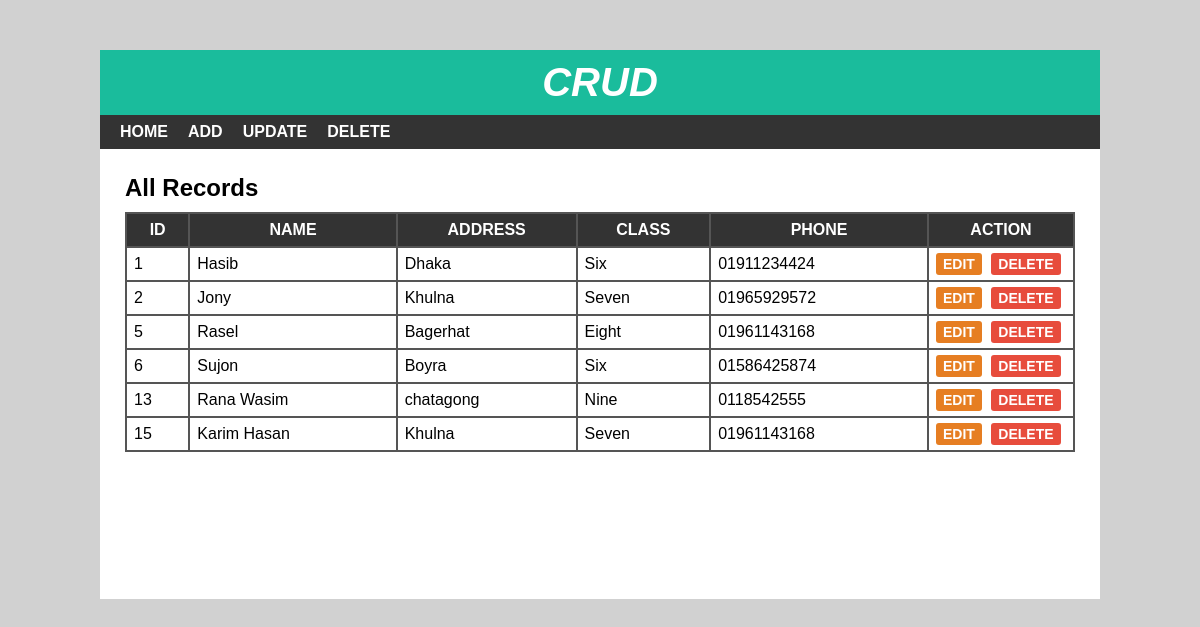
The page / on the database its author committed.
### tables this page shows
CREATE TABLE `student_info` (
  `id` int NOT NULL,
  `name` varchar(50) NOT NULL,
  `address` varchar(100) NOT NULL,
  `class` int NOT NULL,
  `phone` varchar(11) NOT NULL
);

CREATE TABLE `student_class` (
  `class_id` int NOT NULL,
  `class_name` varchar(50) NOT NULL
);

### index.php (the view, shortened to what this page needs)
<?php
include 'header.php';
include 'database_connect.php';
$sql = "SELECT * FROM student_info JOIN student_class WHERE student_info.class = student_class.class_id";
$result = mysqli_query($db, $sql) or die("Query Error");
?>
<div id="main-content">
    <h2>All Records</h2>
    <table cellpadding="7px">
        <thead>
        <th>Id</th>
        <th>Name</th>
        <th>Address</th>
        <th>Class</th>
        <th>Phone</th>
        <th>Action</th>
        </thead>
        <tbody>
        <?php
        if (mysqli_num_rows($result) > 0) {
            while ($row = mysqli_fetch_assoc($result)) {
                ?>
                <tr>
                    <td><?php echo $row['id']; ?></td>
                    <td><?php echo $row['name']; ?></td>
                    <td><?php echo $row['address']; ?></td>
                    <td><?php echo $row['class_name']; ?></td>
                    <td><?php echo $row['phone']; ?></td>
                    <td>
                        <a href='edit.php?id=<?php echo $row['id']; ?>'>Edit</a>
                        <a href='delete-inline.php?id=<?php echo $row['id']; ?>'>Delete</a>
                    </td>
                </tr>
                <?php
            }
        }else{
            echo "0 results";
        }
        ?>
        </tbody>
    </table>
</div>
</div>
</body>
</html>

### header.php (shortened to what this page needs)
<!DOCTYPE html>
<html lang="en">
<head>
  <link rel="stylesheet" href="css/style.css">
</head>
<body>
    <div id="wrapper">
        <div id="header">
            <h1>Crud</h1>
        </div>
        <div id="menu">
            <ul>
                <li>
                    <a href="index.php">Home</a>
                </li>
                <li>
                    <a href="add.php">Add</a>
                </li>
                <li>
                    <a href="update.php">Update</a>
                </li>
                <li>
                    <a href="delete.php">Delete</a>
                </li>
            </ul>
        </div>

### css/style.css (style rules this page uses)
body { font:16px arial; margin: 0; padding: 0; background: #d1d1d1; }
#wrapper { width: 1000px; margin: 50px auto 0; background-color: #fff; }
#header { text-align: center; background-color: #1abc9c; padding: 10px; }
#header h1 { color: #fff; font-size: 40px; font-style: italic; font-weight: 700; text-transform: uppercase; margin: 0; }
#menu { background-color: #333; }
#menu ul { font-size: 0; padding: 0 10px; margin: 0; list-style: none; }
#menu ul li { display: inline-block; }
#menu ul li a { color: #fff; font-size: 16px; font-weight: 600; padding: 8px 10px; display: block; text-decoration: none; text-transform: uppercase; transition: all 0.3s ease; }
#main-content { padding: 25px; min-height: 400px; }
#main-content h2 { margin: 0 0 10px; text-transform: capitalize; }
#main-content table { width: 100%; background-color: #555; margin: 0 0 20px; }
#main-content table th { color: #fff; background-color: #333; text-transform: uppercase; }
#main-content table th:last-child { width: 130px; }
#main-content table td { background-color: #fff; }
#main-content table td a { font-size: 14px; font-weight: 600; text-transform: uppercase; padding: 3px 7px; color: #fff; background-color: #e67e22; text-decoration: none; border-radius: 3px; }
#main-content table td a:nth-child(2) { background-color: #e74c3c; margin: 0 0 0 5px; }

### rows shown on the page
student_info: id "1", name "Hasib", address "Dhaka", student_class.class_name "Six", phone "01911234424"
student_info: id "2", name "Jony", address "Khulna", student_class.class_name "Seven", phone "01965929572"
student_info: id "5", name "Rasel", address "Bagerhat", student_class.class_name "Eight", phone "01961143168"
student_info: id "6", name "Sujon", address "Boyra", student_class.class_name "Six", phone "01586425874"
student_info: id "13", name "Rana Wasim", address "chatagong", student_class.class_name "Nine", phone "0118542555"
student_info: id "15", name "Karim Hasan", address "Khulna", student_class.class_name "Seven", phone "01961143168"
